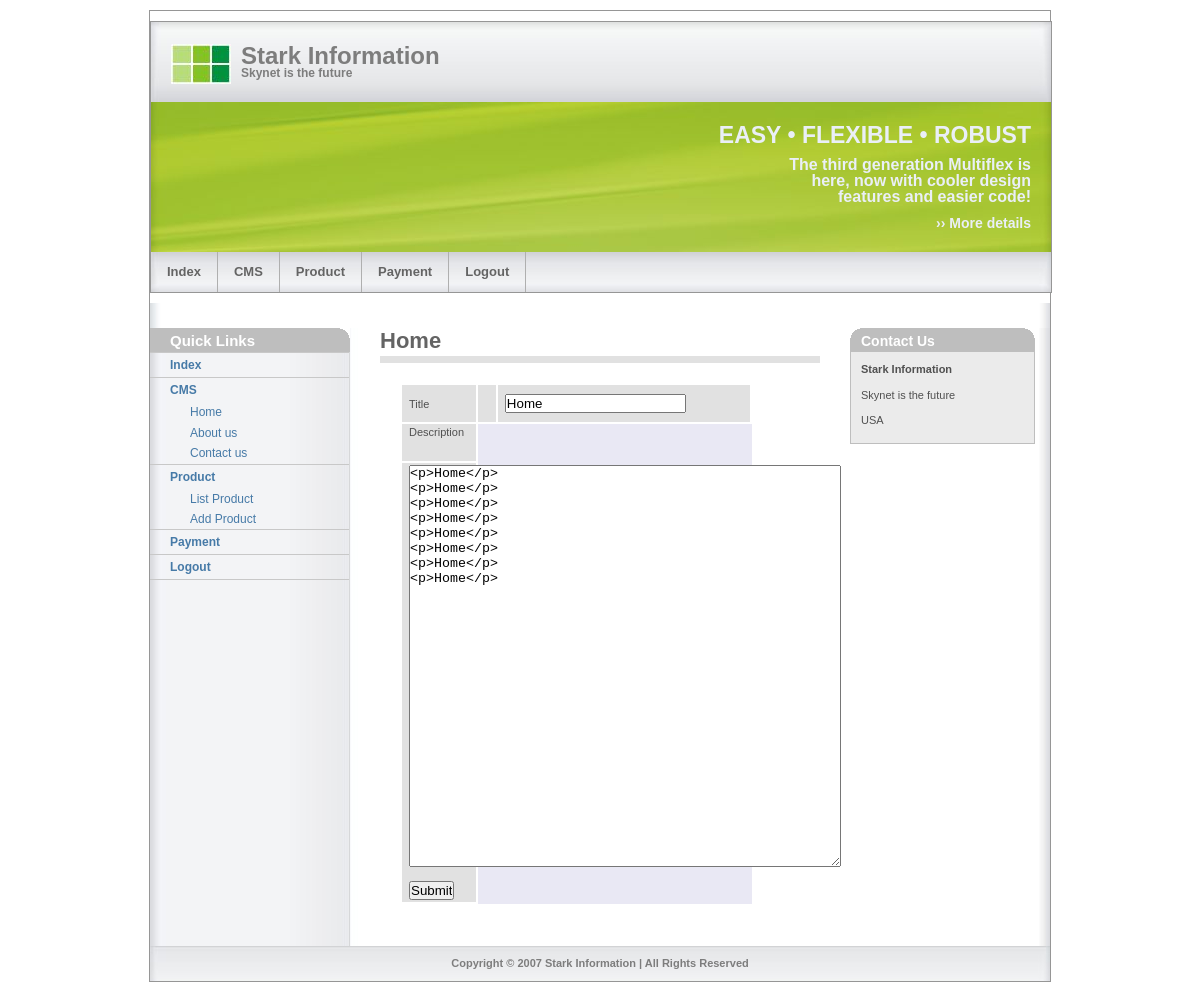
/adminpanel/homes.php (signed in), run on the app's committed database.
### tables this page shows
CREATE TABLE `tbl_cms` (
  `id` int(7) NOT NULL auto_increment,
  `name` varchar(255) NOT NULL default '',
  `page_title` varchar(255) NOT NULL default '',
  `content` blob NOT NULL,
  PRIMARY KEY  (`id`)
);

### adminpanel/homes.php (the view, shortened to what this page needs)
<!DOCTYPE html PUBLIC "-//W3C//DTD XHTML 1.0 Strict//EN" "http://www.w3.org/TR/xhtml1/DTD/xhtml1-strict.dtd">
<html xmlns="http://www.w3.org/1999/xhtml" lang="en">
<head>
  <link rel="stylesheet" type="text/css" media="screen,projection,print" href="../css/layout4_setup.css" />
  <link rel="stylesheet" type="text/css" media="screen,projection,print" href="../css/layout4_text.css" />
</head>
<body onLoad="setFocus()">
  <div class="page-container">
    <div class="header">
       <? include ('common/header1.php'); ?>
</div>
      <div class="header-breadcrumbs">
      </div>
    <div class="main">
		<? include('common/left.php'); ?>
      <div class="main-content">
        <h1 class="pagetitle">Home</h1>
        <div class="column1-unit">
		  <form action="#" method="post" name="frm_career" id="frm_career">
<table width="100%" align="center" style="width:80%; height:210px;" border="0" cellspacing="0" cellpadding="0">
<?
$title='';
$description='';
$result = mysql_query("SELECT * FROM tbl_cms where id=1");
$count=mysql_num_rows($result);
if($count>0)
{
while($row = mysql_fetch_array($result))
{
$title=$row['name'];
$description=$row['content'];
}
}
?>
 <tr><td height="50" width="20%" align="right">Title</td><td width="2%"></td><td width="78%" align="left"><input type="text" name="txt_title" id="txt_title" value="<?=$title?>"></td></tr>
 <tr><td align="right" valign="top">Description</td></tr>
 <tr><td align="left" valign="middle" >
	<?php
	$oFCKeditor = new FCKeditor('FCKeditor1') ;
	$oFCKeditor->BasePath = 'fckeditor/' ;
	$oFCKeditor->Value = $description ;
	$oFCKeditor->Create() ;
	?>
	<br><br>
    <input type="submit" value="Submit" name="submit">
</td></tr>
		</form>
        </div>
      </div>
      <? include ("common/right.php");?>
    </div>
<? include("common/footer.php"); ?>
  </div>
</body>
</html>

### adminpanel/fckeditor/fckeditor_php5.php (shortened to what this page needs)
<?php
function FCKeditor_IsCompatibleBrowser()
{
	if ( isset( $_SERVER ) ) {
		$sAgent = $_SERVER['HTTP_USER_AGENT'] ;
	}
	if ( strpos($sAgent, 'MSIE') !== false && strpos($sAgent, 'mac') === false && strpos($sAgent, 'Opera') === false )
	{
		$iVersion = (float)substr($sAgent, strpos($sAgent, 'MSIE') + 5, 3) ;
		return ($iVersion >= 5.5) ;
	}
	else if ( strpos($sAgent, 'Gecko/') !== false )
	{
		$iVersion = (int)substr($sAgent, strpos($sAgent, 'Gecko/') + 6, 8) ;
		return ($iVersion >= 20030210) ;
	}
	else if ( strpos($sAgent, 'Opera/') !== false )
	{
		$fVersion = (float)substr($sAgent, strpos($sAgent, 'Opera/') + 6, 4) ;
		return ($fVersion >= 9.5) ;
	}
	else if ( preg_match( "|AppleWebKit/(\d+)|i", $sAgent, $matches ) )
	{
		$iVersion = $matches[1] ;
		return ( $matches[1] >= 522 ) ;
	}
	else
		return false ;
}
class FCKeditor
{
	public $InstanceName ;
	public $BasePath ;
	public $Width ;
	public $Height ;
	public $ToolbarSet ;
	public $Value ;
	public function __construct( $instanceName )
 	{
		$this->InstanceName	= $instanceName ;
		$this->BasePath		= '/fckeditor/' ;
		$this->Width		= '430' ;
		$this->Height		= '400' ;
		$this->ToolbarSet	= 'Default' ;
		$this->Value		= '' ;
	}
	public function Create()
	{
		echo $this->CreateHtml() ;
	}
	public function CreateHtml()
	{
		$HtmlValue = htmlspecialchars( $this->Value ) ;
		$Html = '' ;
		if ( $this->IsCompatible() )
		{
			if ( isset( $_GET['fcksource'] ) && $_GET['fcksource'] == "true" )
				$File = 'fckeditor.original.html' ;
			else
				$File = 'fckeditor.html' ;
			$Link = "{$this->BasePath}editor/{$File}?InstanceName={$this->InstanceName}" ;
			if ( $this->ToolbarSet != '' )
				$Link .= "&amp;Toolbar={$this->ToolbarSet}" ;
			$Html .= "<input type=\"hidden\" id=\"{$this->InstanceName}\" name=\"{$this->InstanceName}\" value=\"{$HtmlValue}\" style=\"display:none\" />" ;
			$Html .= "<input type=\"hidden\" id=\"{$this->InstanceName}___Config\" value=\"" . $this->GetConfigFieldString() . "\" style=\"display:none\" />" ;
			$Html .= "<iframe id=\"{$this->InstanceName}___Frame\" src=\"{$Link}\" width=\"{$this->Width}\" height=\"{$this->Height}\" frameborder=\"0\" scrolling=\"no\"></iframe>" ;
		}
		else
		{
			if ( strpos( $this->Width, '%' ) === false )
				$WidthCSS = $this->Width . 'px' ;
			else
				$WidthCSS = $this->Width ;
			if ( strpos( $this->Height, '%' ) === false )
				$HeightCSS = $this->Height . 'px' ;
			else
				$HeightCSS = $this->Height ;
			$Html .= "<textarea name=\"{$this->InstanceName}\" rows=\"4\" cols=\"40\" style=\"width: {$WidthCSS}; height: {$HeightCSS}\">{$HtmlValue}</textarea>" ;
		}
		return $Html ;
	}
	public function IsCompatible()
	{
		return FCKeditor_IsCompatibleBrowser() ;
	}
}

### css/layout4_setup.css (style rules this page uses)
* { padding:0; margin:0; }
body { font-size:62.5%; background-color:rgb(255,255,255); font-family:verdana,arial,sans-serif; }
.page-container { width:900px; margin:0px auto; margin-top:10px; margin-bottom:10px; border:solid 1px rgb(150,150,150); font-size:1.0em; }
.main { clear:both; width:900px; padding-bottom:30px; background:transparent url(../img/bg_main_withnav.jpg) top left repeat-y; }
.main-content { display:inline; ; float:left; width:440px; margin:0 0 0 30px; overflow:visible !important ; overflow:hidden ; }
.header { width:900px; font-family:"trebuchet ms",arial,sans-serif; }
.header-breadcrumbs { clear:both; width:900px; padding:1.0em 0 1.5em 0; background:rgb(255,255,255) url(../img/bg_head_breadcrumbs.jpg) repeat-y; }
.column1-unit { width:440px; margin-bottom:10px !important ; margin-bottom:5px ; }
.page-container:after, .header:after, .header-bottom:after, .header-breadcrumbs:after, .main:after, .main-navigation:after, .main-content:after, .main-content div:after, .main-subcontent:after { content:"."; display:block; height:0; clear:both; visibility:hidden; }
.column1-unit:after, .column2-unit-left:after, .column2-unit-right:after, .column3-unit-left:after, .column3-unit-middle:after, .column3-unit-right:after { content:"."; display:block; height:0; clear:both; visibility:hidden; }

### css/layout4_text.css (style rules this page uses)
.main-content h1.pagetitle { margin:0 0 0.4em 0; padding:0 0 2px 0; border-bottom:solid 7px rgb(225,225,225); font-family:"trebuchet ms",arial,sans-serif; color:rgb(100,100,100); font-weight:bold; font-size:220%; }
.main-content h1 { clear:both; margin:1.0em 0 0.5em 0; font-family:"trebuchet ms",arial,sans-serif; color:rgb(80,80,80); font-weight:normal; font-size:210%; }
.main-content table { clear:both; width:400px; margin:2.0em 0 0.2em 20px; table-layout: fixed; border-collapse:collapse; empty-cells:show; background-color:rgb(233,232,244); }
.main-content table td { height:3.0em; padding:2px 7px 2px 7px; border-left:solid 2px rgb(255,255,255); border-right:solid 2px rgb(255,255,255); border-top:solid 2px rgb(255,255,255); border-bottom:solid 2px rgb(255,255,255); background-color:rgb(225,225,225); text-align:left; font-weight:normal; color:rgb(80,80,80); font-size:110%; }

### css/header1_setup.css (style rules this page uses)
* { padding:0; margin:0; }
body { font-size:62.5%; background-color:rgb(255,255,255); font-family:verdana,arial,sans-serif; }
.page-container { width:900px; margin:0px auto; margin-top:10px; margin-bottom:10px; border:solid 1px rgb(150,150,150); font-size:1.0em; }
.header { width:900px; font-family:"trebuchet ms",arial,sans-serif; }
.header-breadcrumbs { clear:both; width:900px; padding:1.0em 0 1.5em 0; background:rgb(255,255,255) url(../img/bg_head_breadcrumbs.jpg) repeat-y; }
.page-container:after, .header:after, .header-bottom:after, .header-breadcrumbs:after { content:"."; display:block; height:0; clear:both; visibility:hidden; }

### data on the page
tbl_cms: txt_title "Home", FCKeditor1 "<p>Home</p> <p>Home</p> <p>Home</p> <p>Home</p> <p>Home</p> <p>Home</p> <p>Home</p> <p>Home</p>"
